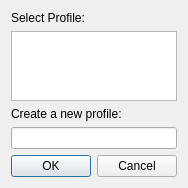
<?xml version="1.0" encoding="UTF-8"?>
<ui version="4.0">
 <class>OpenRGBProfileListDialog</class>
 <widget class="QDialog" name="OpenRGBProfileListDialog">
  <property name="geometry">
   <rect>
    <x>0</x>
    <y>0</y>
    <width>184</width>
    <height>186</height>
   </rect>
  </property>
  <property name="sizePolicy">
   <sizepolicy hsizetype="Maximum" vsizetype="Maximum">
    <horstretch>0</horstretch>
    <verstretch>0</verstretch>
   </sizepolicy>
  </property>
  <property name="windowTitle">
   <string>Profile Selection</string>
  </property>
  <layout class="QVBoxLayout" name="verticalLayout">
   <item>
    <widget class="QLabel" name="select_label">
     <property name="text">
      <string>Select Profile:</string>
     </property>
    </widget>
   </item>
   <item>
    <widget class="QListWidget" name="select_list"/>
   </item>
   <item>
    <widget class="QLabel" name="new_label">
     <property name="text">
      <string>Create a new profile:</string>
     </property>
    </widget>
   </item>
   <item>
    <widget class="QLineEdit" name="new_edit"/>
   </item>
   <item>
    <widget class="QDialogButtonBox" name="buttonBox">
     <property name="orientation">
      <enum>Qt::Horizontal</enum>
     </property>
     <property name="standardButtons">
      <set>QDialogButtonBox::Cancel|QDialogButtonBox::Ok</set>
     </property>
    </widget>
   </item>
  </layout>
 </widget>
 <resources/>
 <connections>
  <connection>
   <sender>buttonBox</sender>
   <signal>accepted()</signal>
   <receiver>OpenRGBProfileListDialog</receiver>
   <slot>accept()</slot>
   <hints>
    <hint type="sourcelabel">
     <x>248</x>
     <y>254</y>
    </hint>
    <hint type="destinationlabel">
     <x>157</x>
     <y>274</y>
    </hint>
   </hints>
  </connection>
  <connection>
   <sender>buttonBox</sender>
   <signal>rejected()</signal>
   <receiver>OpenRGBProfileListDialog</receiver>
   <slot>reject()</slot>
   <hints>
    <hint type="sourcelabel">
     <x>316</x>
     <y>260</y>
    </hint>
    <hint type="destinationlabel">
     <x>286</x>
     <y>274</y>
    </hint>
   </hints>
  </connection>
 </connections>
</ui>
